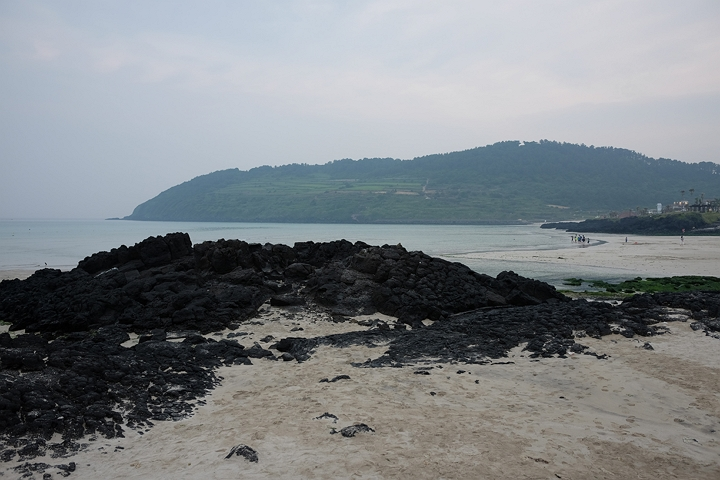
#> input picture CHAPTER 4/img1.jpg, 720 x 480 px
$ python 04_03.py
#> lines starting #> are read from the running program, lines starting #| are printed output that depends on the picture
import cv2 as cv
import numpy as np
from matplotlib import pyplot as plt

# 1. 이미지 불러오기 [cite: 52]
img1 = cv.imread('img1.jpg')
#> img1 is the input picture: shape (480, 720, 3); mean B, G, R 134.2, 130.6, 125.7
img2 = cv.imread('img2.jpg')
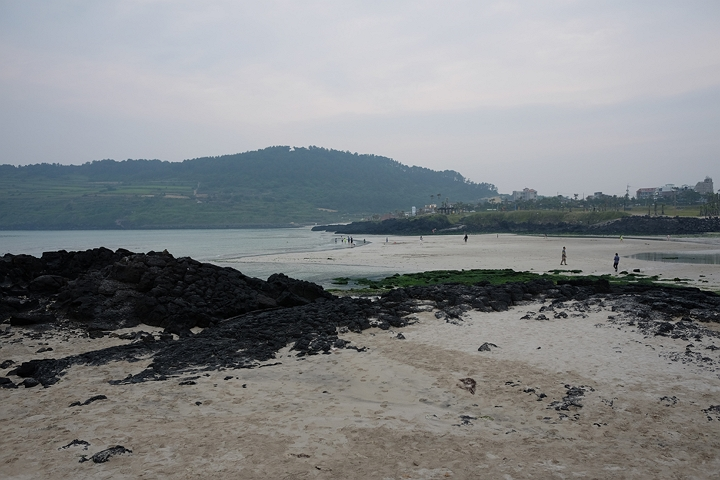
#> input picture CHAPTER 4/img2.jpg, 720 x 480 px
#> img2 is the input picture: shape (480, 720, 3); mean B, G, R 134.4, 132.3, 129.6

# 2. SIFT 특징점 검출 [cite: 53]
sift = cv.SIFT_create()
kp1, des1 = sift.detectAndCompute(img1, None)
#> kp1 = 927 keypoints; strongest (x, y, size): (619, 303, 2.6), (427, 373, 2.2), (205, 368, 1.9), (440, 367, 2.1)
kp2, des2 = sift.detectAndCompute(img2, None)
#> kp2 = 965 keypoints; strongest (x, y, size): (466, 237, 2), (638, 270, 2.3), (635, 270, 1.9), (244, 386, 2.5)

# 3. FLANN 매처 및 Ratio Test 적용 [cite: 54, 62]
FLANN_INDEX_KDTREE = 1
index_params = dict(algorithm=FLANN_INDEX_KDTREE, trees=5)
search_params = dict(checks=50)
flann = cv.FlannBasedMatcher(index_params, search_params)
matches = flann.knnMatch(des1, des2, k=2)
#> matches = 927 matches

good_matches = [m for m, n in matches if m.distance < 0.7 * n.distance]
#> good_matches = 272 matches

if len(good_matches) > 10:
    # --- 데이터 준비 1: 특징점 매칭 시각화 --- [cite: 40]
    img_matches = cv.drawMatches(img1, kp1, img2, kp2, good_matches[:50], None,
                                 flags=cv.DrawMatchesFlags_NOT_DRAW_SINGLE_POINTS)
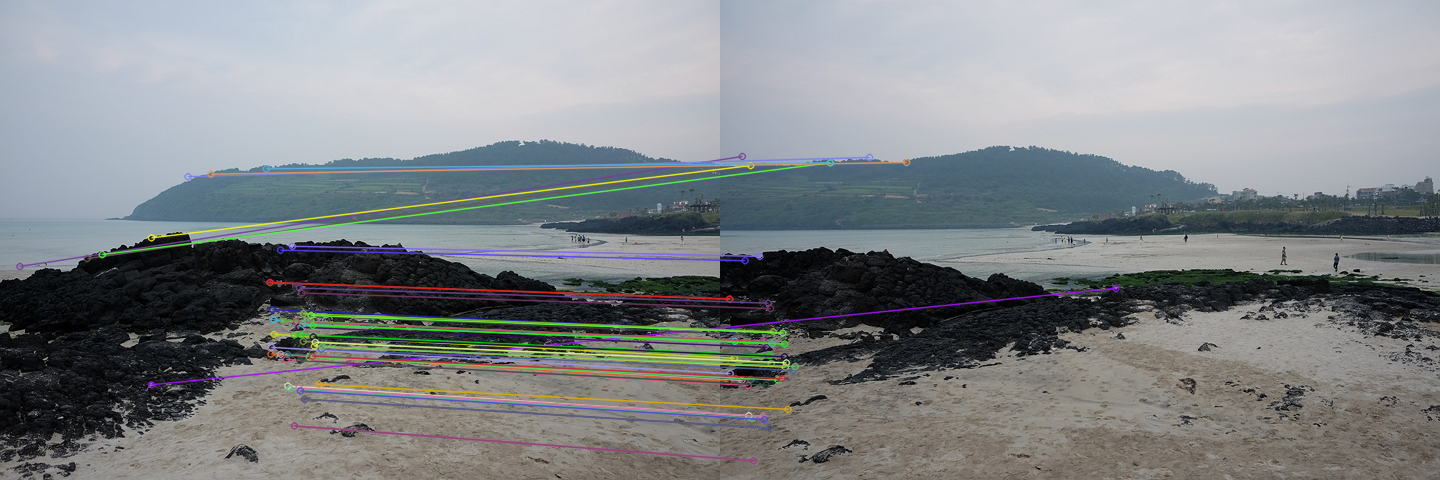
#> img_matches: shape (480, 1440, 3); mean B, G, R 135.2, 132.8, 129.1
    img_matches_rgb = cv.cvtColor(img_matches, cv.COLOR_BGR2RGB)

    # --- 데이터 준비 2: 이미지 정합 (Panorama) ---
    src_pts = np.float32([kp2[m.trainIdx].pt for m in good_matches]).reshape(-1, 1, 2)
#> src_pts = 272 rows, first 8: [21.88, 156], [30.18, 165.1], [109.8, 162.3], [30.18, 165.1], [395.4, 287.8], [149.1, 157], [186.1, 161.9], [109.8, 162.3]
    dst_pts = np.float32([kp1[m.queryIdx].pt for m in good_matches]).reshape(-1, 1, 2)
#> dst_pts = 272 rows, first 8: [19.44, 266], [86.7, 258.1], [101.7, 254.2], [150.9, 237.4], [151.1, 384.3], [187.6, 176.2], [210.4, 173.7], [265.8, 168.3]

    # 호모그래피 계산 [cite: 55, 60]
    H, mask = cv.findHomography(src_pts, dst_pts, cv.RANSAC, 5.0)
#> H = [[0.61, 0.0364, 250.6], [-0.108, 0.865, 23.49], [-0.000543, 1.06e-06, 1]]; mask = 272 values, max 1 at index 8, min 0 at index 0, mean 0.923

    h1, w1 = img1.shape[:2]
#> h1 = 480; w1 = 720
    h2, w2 = img2.shape[:2]
#> h2 = 480; w2 = 720

    # 이미지 변환 및 합성 [cite: 56, 61]
    warped_img = cv.warpPerspective(img2, H, (w1 + w2, max(h1, h2)))
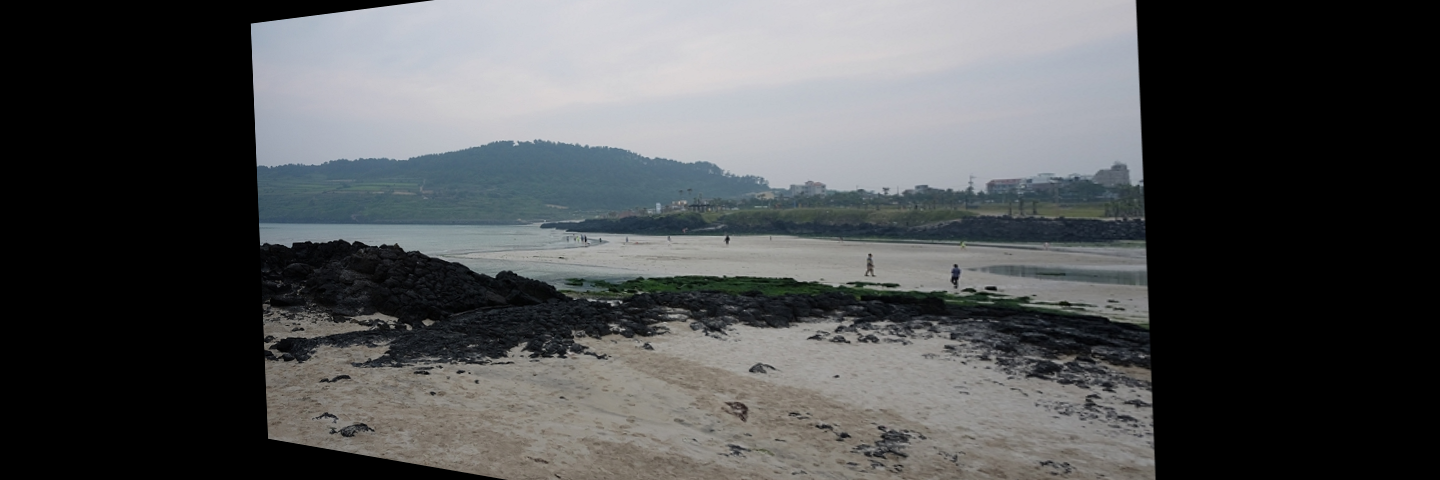
#> warped_img: shape (480, 1440, 3); mean B, G, R 81.5, 80.2, 78.5
    result = warped_img.copy()
    result[0:h1, 0:w1] = img1
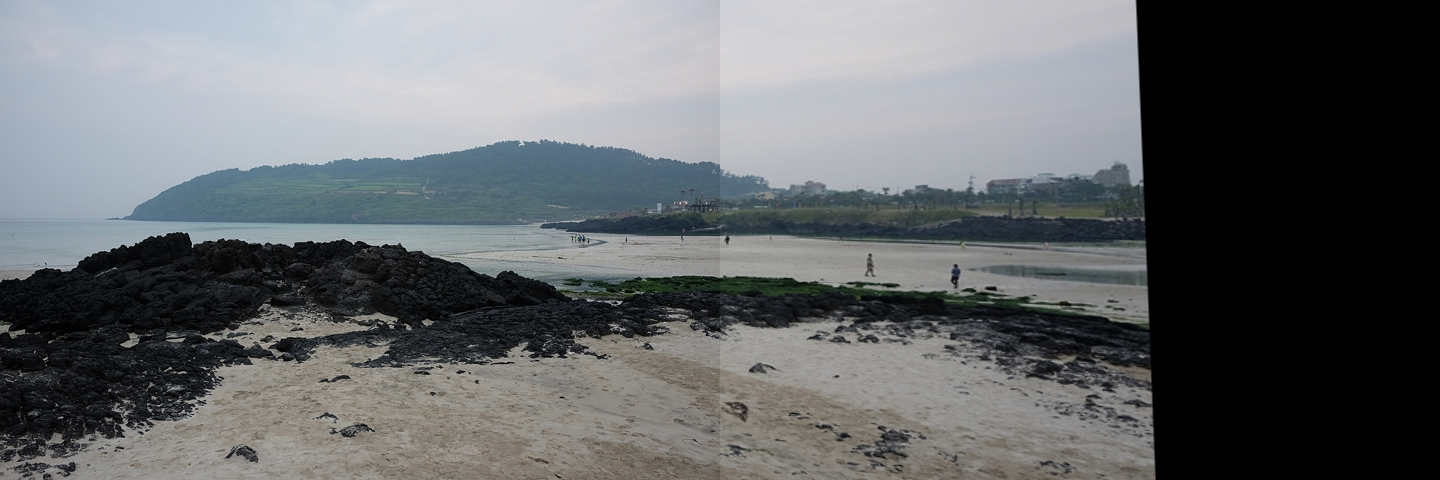
#> result: shape (480, 1440, 3); mean B, G, R 107.6, 105.3, 102.3
    result_rgb = cv.cvtColor(result, cv.COLOR_BGR2RGB)

    # --- 최종 출력: 하나의 Figure에 두 Plot 배치 --- [cite: 57]
    plt.figure(figsize=(12, 10)) # 전체 창 크기 설정

    # 첫 번째 칸 (위): 매칭 결과
    plt.subplot(2, 1, 1) # 2행 1열 중 1번째
    plt.imshow(img_matches_rgb)
    plt.title('Step 1: Feature Matching (Correspondences)')
    plt.axis('off')

    # 두 번째 칸 (아래): 정합 결과
    plt.subplot(2, 1, 2) # 2행 1열 중 2번째
    plt.imshow(result_rgb)
    plt.title('Step 2: Final Stitched Panorama')
    plt.axis('off')

    plt.tight_layout() # 이미지 간 간격 자동 조정
    plt.show()

else:
    print("충분한 매칭점을 찾지 못했습니다.")
